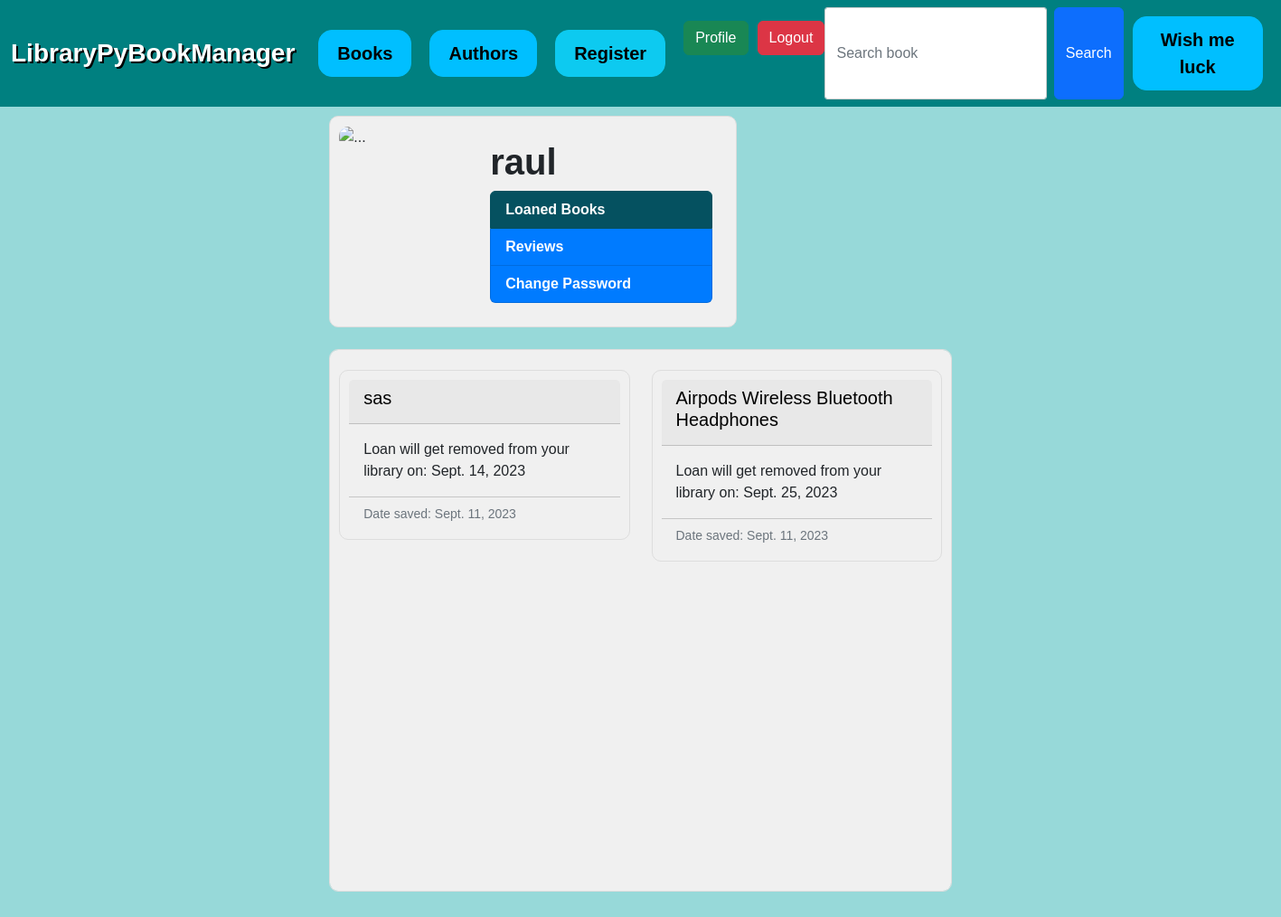
The app's page /library/profile/ (signed in) with its own data.
### base/models.py (models this page shows, shortened)
class Loan(models.Model):
    user = models.ForeignKey(
        settings.AUTH_USER_MODEL,
        on_delete=models.CASCADE,
    )  # Foreign key to User model for the user who borrowed the ebook
    ebook = models.ForeignKey(Ebook,  on_delete=models.CASCADE)  # Foreign key to Ebook model for the borrowed ebook
    loan_date = models.DateField()  # Date the ebook was borrowed
    loan_delete = models.DateField()  # Date the ebook is expected to be returned

class Ebook(models.Model):
    name = models.CharField(max_length=64)
    author = models.ForeignKey(Author, on_delete=models.CASCADE)
    year_published = models.CharField(max_length=64)
    loan_type = models.IntegerField(default=1,
                                    validators=[
                                        MaxValueValidator(3),
                                        MinValueValidator(1)
                                    ])
    ebook_content = models.CharField(max_length=2560)
    def __str__(self):
        return self.name

### base/views.py (the view)
# urls.py: path('profile/', views.user_profile, name='user_profile'),
@login_required
def user_profile(request):
    user_info = request.user
    user_loans = Loan.objects.filter(user=user_info)
    user_reviews = Review.objects.filter(user=user_info)
    user_dict = {'userinfo':user_info,'userloans':user_loans,'userreviews':user_reviews}
    return render(request, 'base/user_profile.html',context=user_dict)

### base/templates/base/user_profile.html (shortened to what this page needs)
{% extends 'base/base.html' %}
{% block body_block %}
<div class="container center">
    <div class="row">
        <div class="col-md-8">
            <div class="card cool-card fade-in fade-in">
                <div class="row">
                    <div class="col-md-4">
                        <img class="rounded-image" src="https://media.tenor.com/TLhWkKdr770AAAAd/giga-chad.gif" class="card-img-top" alt="...">
                    </div>
                    <div class="col-md-8">
                        <div class="card-body">
                            <h5 class="card-title" style="font-family: sans-serif; font-weight: bold; font-size: 40px;">{{userinfo.username}}</h5>
                            <div class="list-group" id="list-tab" role="tablist">
                                <a class="list-group-item list-group-item-action list-group-item-info active" id="list-home-list" data-bs-toggle="list" href="#loans" role="tab" aria-controls="list-home">Loaned Books</a>
                                <a class="list-group-item list-group-item-action list-group-item-info" id="list-profile-list" data-bs-toggle="list" href="#reviews" role="tab" aria-controls="list-profile">Reviews</a>
                                <a class="list-group-item list-group-item-action list-group-item-info" id="list-messages-list" data-bs-toggle="list" href="#profile-update" role="tab" aria-controls="list-messages">Change Password</a>
                            </div>
                        </div>
                    </div>
                </div>
            </div>
        </div>
        <div class="col-md-4">
        </div>
    </div>
    <br>
    <div class="row">
        <div class="col-md-12">
            <div class="card cool-card fade-in" style="height: 600px; overflow: auto;">
                <div class="tab-content" id="nav-tabContent">
                    <div class="tab-pane fade show active" id="loans" role="tabpanel" aria-labelledby="list-home-list">
                        <div class="row">
                            {% if loans %}
                            <p class="badge text-dark fs-4">You haven't saved any books.</p>
                            {% else %}
                            {% for loan in userloans %}
                            <div class="col-6" style="padding: 12px;">
                                <div class="card cool-card fade-in">
                                    <div class="card-header">
                                        <h5 class="card-title"><a href="{% url 'base:book_profile' loan.ebook %}">{{loan.ebook}}</a></h5>
                                    </div>
                                    <div class="card-body d-flex flex-column">
                                        <p class="card-text">Loan will get removed from your library on: {{loan.loan_delete}}</p>
                                    </div>
                                    <div class="card-footer">
                                        <p class="card-text"><small class="text-muted">Date saved: {{loan.loan_date}}</small></p>
                                    </div>
                                </div>
                            </div>
                            {% endfor %}
                            {% endif %}
                        </div>
                    </div>
                    <br>
                    <br>
                </div>
            </div>
        </div>
    </div>
</div>
{% endblock %}

### static/css/styles.css (style rules this page uses)
html { height: 100%; }
body { min-height: 100%; font-family: sans-serif; padding: 0px; padding-bottom: 60px; background-color: #97d9d9; }
a { text-decoration: none; color: black; }
.center { margin: auto; width: 50%; padding: 10px; }
small { display: block; line-height: 1.428571429; color: #999; }
.cool-card { background-color: #f0f0f0; border: 1px solid #ddd; border-radius: 10px; padding: 10px; }
.rounded-image { border-radius: 10px; max-width: 100%; height: auto; }
.list-group-item-info { background-color: #007bff; color: #fff; font-weight: bold; }
.card-footer { background-color: #f0f0f0; }
.card { opacity: 0; transform: translateY(20px); transition: opacity 0.3s, transform 0.3s; }
.card.fade-in { opacity: 1; transform: translateY(0); }

### records on screen
Loan: ebook "sas", loan_delete "Sept. 14, 2023", loan_date "Sept. 11, 2023"
Loan: ebook "Airpods Wireless Bluetooth Headphones", loan_delete "Sept. 25, 2023", loan_date "Sept. 11, 2023"

### other values on screen
{{ userinfo.username }} "raul"
